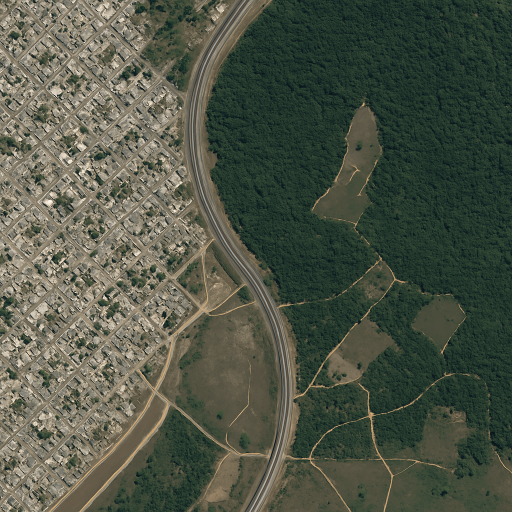
#> input picture Codes/Processamento_Imagem/AT3_MarceloAlmeida/img_1.png, 1024 x 1024 px (shown at 1/2 size)
$ jupyter execute exercicio_6.ipynb
#> lines starting #> are read from the running program, lines starting #| are printed output that depends on the picture; after the words box and inside, x2 and y2 are one past the last pixel; in counts of white or black regions, pixels touching at a corner belong together
[cell 1]
import cv2
import numpy as np
import matplotlib.pyplot as plt

[cell 2]
# Carregamento das imagens iniciais
imagem_antes = cv2.imread('img_1.png')
#> imagem_antes is the input picture: shape (1024, 1024, 3); mean B, G, R 70.7, 85.4, 79.4
imagem_depois = cv2.imread('img_2.png')
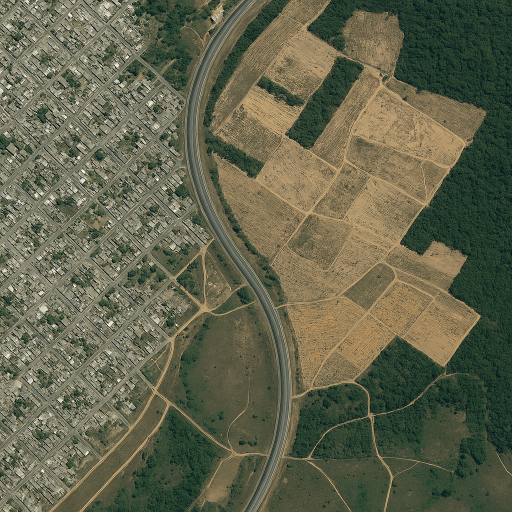
#> input picture Codes/Processamento_Imagem/AT3_MarceloAlmeida/img_2.png, 1024 x 1024 px (shown at 1/2 size)
#> imagem_depois is the input picture: shape (1024, 1024, 3); mean B, G, R 76.9, 99.9, 98.5

# Verifica se as imagens foram carregadas corretamente
if imagem_antes is None or imagem_depois is None:
    raise FileNotFoundError("Uma das imagens não foi localizada.")

# Ajuste de resolução para uniformidade
resolucao = (640, 480)
antes_redimensionada = cv2.resize(imagem_antes, resolucao)
depois_redimensionada = cv2.resize(imagem_depois, resolucao)
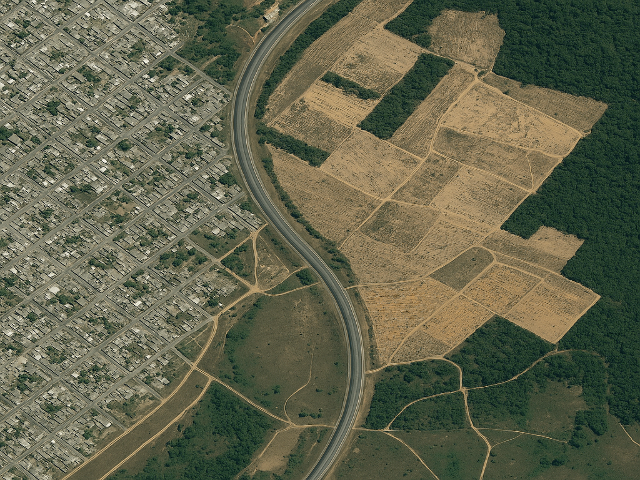
#> depois_redimensionada: shape (480, 640, 3); mean B, G, R 76.8, 99.8, 98.4

# Conversão para tons de cinza
cinza_antes = cv2.cvtColor(antes_redimensionada, cv2.COLOR_BGR2GRAY)
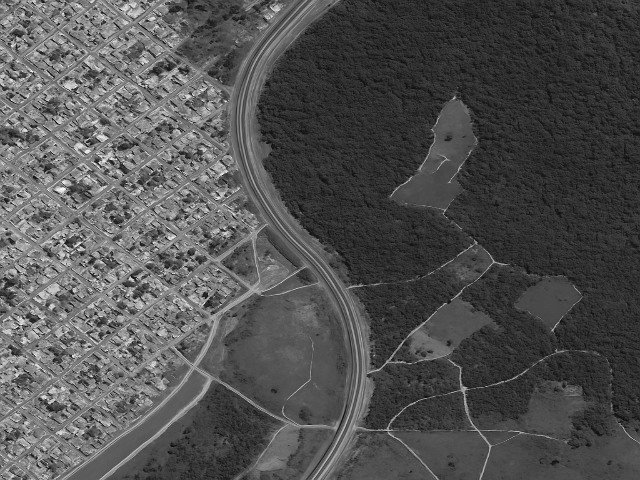
#> cinza_antes: shape (480, 640); min 4, max 250, mean 81.8
cinza_depois = cv2.cvtColor(depois_redimensionada, cv2.COLOR_BGR2GRAY)
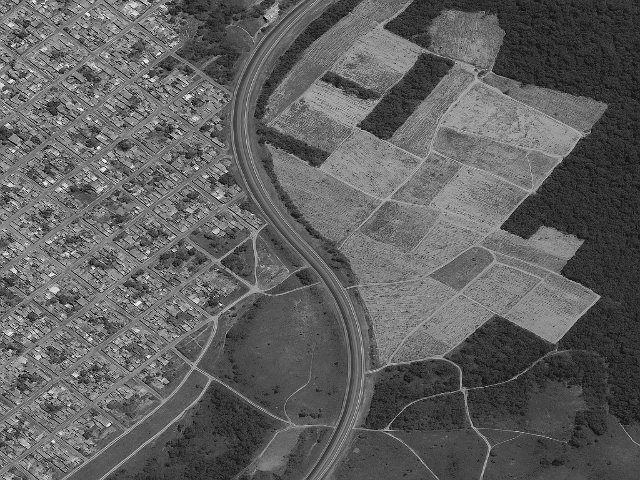
#> cinza_depois: shape (480, 640); min 1, max 250, mean 96.7

# Geração do mapa de diferença absoluta
mapa_diferenca = cv2.absdiff(cinza_depois, cinza_antes)
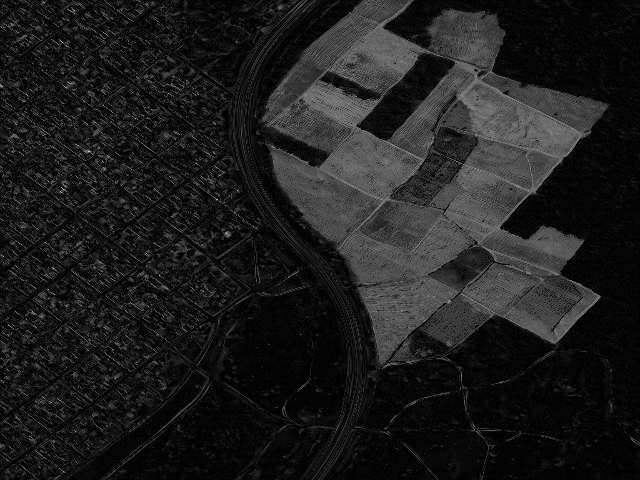
#> mapa_diferenca: shape (480, 640); min 0, max 212, mean 29.5
mapa_diferenca_norm = cv2.normalize(mapa_diferenca, None, 0, 255, cv2.NORM_MINMAX)

# Binarização da imagem de diferença
valor_limiar = 30
_, mascara_destaque = cv2.threshold(mapa_diferenca_norm, valor_limiar, 255, cv2.THRESH_BINARY)
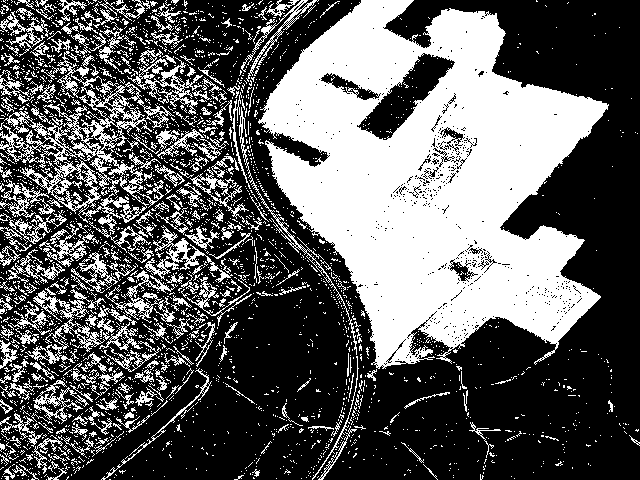
#> mascara_destaque: shape (480, 640); 37.4% white; 2679 white regions (2413 under 20 px), largest, box (x1, y1, x2, y2) and area: (258, 0, 609, 369) 72875, (0, 33, 175, 234) 6911, (25, 287, 105, 364) 1286

# Criação da imagem com realce em verde nas alterações detectadas
imagem_com_destaque = depois_redimensionada.copy()
imagem_com_destaque[mascara_destaque == 255] = (0, 255, 0)

[cell 3]
import matplotlib.pyplot as plt

plt.figure(figsize=(12, 8))

# Visualização da imagem original (antes das alterações)
plt.subplot(2, 3, 1)
plt.imshow(cv2.cvtColor(antes_redimensionada, cv2.COLOR_BGR2RGB))
plt.title('Antes da Alteração')
plt.axis('off')

# Visualização da imagem após as alterações
plt.subplot(2, 3, 2)
plt.imshow(cv2.cvtColor(depois_redimensionada, cv2.COLOR_BGR2RGB))
plt.title('Depois da Alteração')
plt.axis('off')

# Exibição em tons de cinza da imagem inicial
plt.subplot(2, 3, 3)
plt.imshow(cinza_antes, cmap='gray')
plt.title('Antes (Escala de Cinza)')
plt.axis('off')

# Exibição da imagem de diferença normalizada
plt.subplot(2, 3, 4)
plt.imshow(mapa_diferenca_norm, cmap='gray')
plt.title('Mapa de Diferença')
plt.axis('off')

# Visualização da máscara binária (regiões alteradas)
plt.subplot(2, 3, 5)
plt.imshow(mascara_destaque, cmap='gray')
plt.title('Máscara de Alterações')
plt.axis('off')

# Resultado final com as alterações destacadas em verde
plt.subplot(2, 3, 6)
plt.imshow(cv2.cvtColor(imagem_com_destaque, cv2.COLOR_BGR2RGB))
plt.title('Destaques em Verde')
plt.axis('off')

plt.tight_layout()
plt.show()

### Compare as imagens e analise os resultados:
• **Quais tipos de mudança a técnica conseguiu capturar bem?**

Percebe-se que as regiões onde houve retirada da vegetação — revelando o solo — foram evidenciadas de forma clara na máscara binária e, consequentemente, destacadas em verde na imagem final. Isso demonstra que a subtração entre imagens foi eficaz em identificar esse tipo específico de alteração no cenário.

• **Houve ruı́do ou falsos positivos? Como poderiam melhorar a segmentação?**

Alguns pontos, como áreas de estrada ou construções, apresentaram leves mudanças de tonalidade — provavelmente causadas por variações sazonais, iluminação ou alterações sutis — e acabaram sendo marcados incorretamente como modificações.

A aplicação de um filtro suavizador, como o desfoque Gaussiano, antes ou depois da obtenção da diferença entre imagens pode ajudar a reduzir essas pequenas inconsistências.

[cell 4]
plt.figure(figsize=(12, 8))

# Primeiro teste: limiar mais sensível
limite_inferior = 15
_, mascara_suave = cv2.threshold(mapa_diferenca_norm, limite_inferior, 255, cv2.THRESH_BINARY)
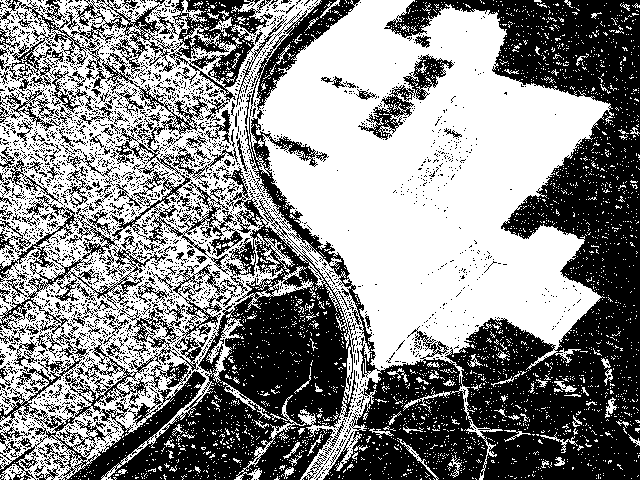
#> mascara_suave: shape (480, 640); 53.8% white; 2538 black regions (2358 under 20 px), largest, box (x1, y1, x2, y2) and area: (245, 0, 640, 480) 68736, (0, 166, 356, 480) 36607, (0, 0, 243, 334) 10484

realce_suave = depois_redimensionada.copy()
realce_suave[mascara_suave == 255] = (0, 255, 0)
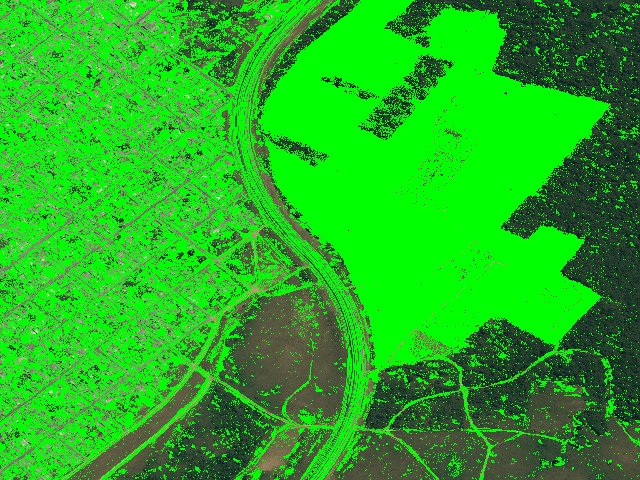
#> realce_suave: shape (480, 640, 3); mean B, G, R 29.9, 176, 33.9

plt.subplot(1, 2, 1)
plt.imshow(cv2.cvtColor(realce_suave, cv2.COLOR_BGR2RGB))
plt.title('Realce com Limiar 15')
plt.axis('off')

# Segundo teste: limiar mais rígido
limite_superior = 50
_, mascara_rigida = cv2.threshold(mapa_diferenca_norm, limite_superior, 255, cv2.THRESH_BINARY)
#> mascara_rigida: shape (480, 640); 27.9% white; 3482 white regions (3287 under 20 px), largest, box (x1, y1, x2, y2) and area: (262, 0, 609, 369) 67515, (171, 238, 191, 261) 125, (91, 154, 117, 177) 123

realce_rigido = depois_redimensionada.copy()
realce_rigido[mascara_rigida == 255] = (0, 255, 0)
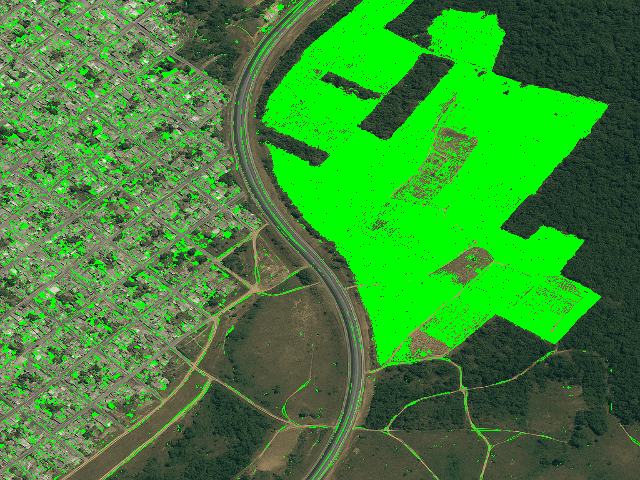
#> realce_rigido: shape (480, 640, 3); mean B, G, R 51.7, 137.1, 60.4

plt.subplot(1, 2, 2)
plt.imshow(cv2.cvtColor(realce_rigido, cv2.COLOR_BGR2RGB))
plt.title('Realce com Limiar 50')
plt.axis('off')

plt.tight_layout()
plt.show()
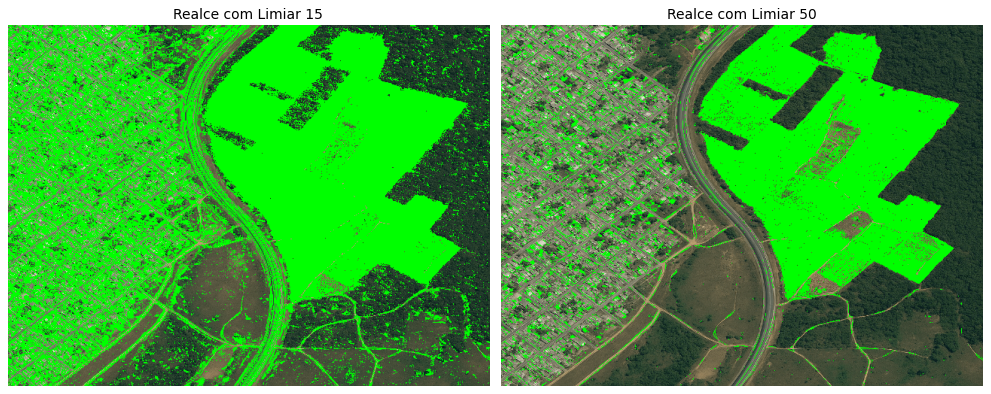
#> figure drawn by matplotlib, 2 panels
